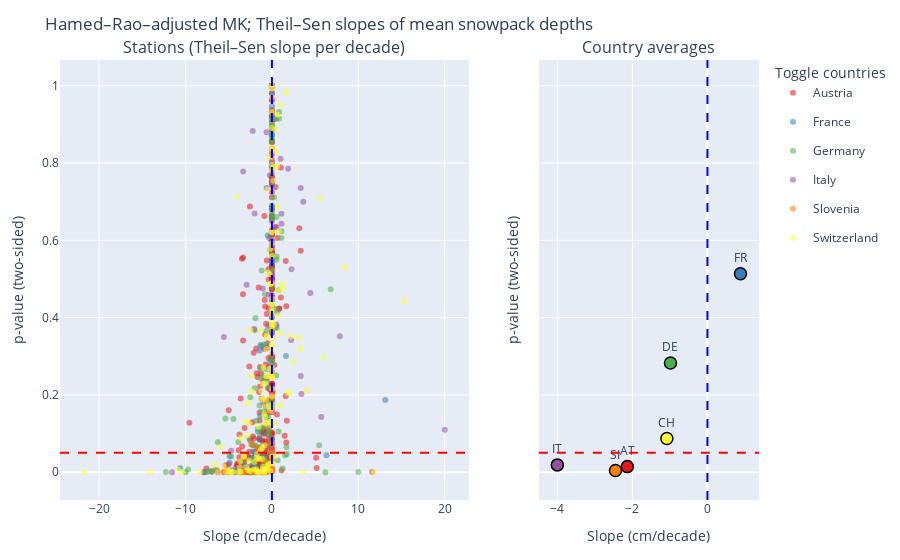

Source (notebook cell):
### Markdown cell above
#### Country-Year Mean Snowpack Series

This figure compares station-level and country-level trend results using the Mann–Kendall (MK) test with the Hamed–Rao autocorrelation adjustment and Theil–Sen slope estimates (cm/decade).

- Left Chart 
    - Stations: each point is a station’s Theil–Sen slope plotted against its two-sided MK p-value.

- Right panel
    - Countries: one point per country from MK applied to the country–year mean snowpack time series.

Guide lines: 
- The horizontal dashed red line marks the significance threshold (α = 0.05); points below it are statistically significant. 
- The vertical dashed blue line marks zero slope (left = declines; right = increases).

### Code cell
from Scripts.figures import country_trends_fig
country_fig = country_trends_fig(per_station,avg_country)
country_fig

### Figure 1 — Plotly figure (JSON) as saved in the notebook; plotly's stock layout.template omitted (floating-point values rounded to 4 significant figures; data arrays with more than 128 entries replaced by an {"elided": "..."} marker saying what was removed)
{"data": [{"hovertemplate": "<b>%{text}</b><br>Slope: %{x:.2f} cm/decade<br>p: %{y:.3f}<extra></extra>", "legendgroup": "Austria", "marker": {"color": "rgb(228,26,28)", "opacity": 0.55, "size": 6}, "mode": "markers", "name": "Austria", "showlegend": true, "text": {"elided": "321 str values"}, "type": "scatter", "x": {"elided": "321 float values"}, "xaxis": "x", "y": {"elided": "321 float values"}, "yaxis": "y"}, {"hovertemplate": "<b>%{text}</b><br>Avg slope: %{x:.2f} cm/decade<br>p: %{y:.3f}<extra></extra>", "legendgroup": "Austria", "marker": {"color": "rgb(228,26,28)", "line": {"color": "black", "width": 1.5}, "size": 12}, "mode": "markers+text", "name": "Austria", "showlegend": false, "text": ["AT"], "textposition": "top center", "type": "scatter", "x": [-2.133], "xaxis": "x2", "y": [0.0144], "yaxis": "y2"}, {"hovertemplate": "<b>%{text}</b><br>Slope: %{x:.2f} cm/decade<br>p: %{y:.3f}<extra></extra>", "legendgroup": "France", "marker": {"color": "rgb(55,126,184)", "opacity": 0.55, "size": 6}, "mode": "markers", "name": "France", "showlegend": true, "text": ["France", "France", "France", "France", "France", "France", "France", "France", "France", "France", "France", "France", "France", "France", "France", "France", "France", "France", "France", "France", "France", "France", "France", "France", "France", "France", "France", "France", "France", "France", "France", "France", "France", "France", "France", "France", "France", "France", "France", "France", "France", "France", "France", "France", "France", "France"], "type": "scatter", "x": [-1.176, -2.174, -0.4881, -1.429, -4.891, -1.176, -2.121, 0.0, -1.818, -2.917, 0.0, -2.308, -3.913, -2.941, -1.429, 0.0, 0.0, -3.229, -1.327, -7.896, 0.0, 1.623, -4.902, -3.125, -0.5263, -2.25, -4.0, 0.0, -4.167, 6.316, -10.62, -1.905, -1.5, -1.62, -0.1724, -2.124, 0.0, 0.0, -1.282, 13.12, -1.176, 0.0, -4.643, -2.0, -1.861, -1.348], "xaxis": "x", "y": [0.3264, 0.05415, 0.6124, 0.08468, 0.02459, 0.0351, 0.008093, 0.6569, 0.01464, 0.002897, 0.5383, 0.03705, 0.006021, 1.203e-05, 0.314, 0.9801, 0.5466, 0.01835, 0.329, 9.254e-06, 1.0, 0.3004, 0.04095, 0.01196, 0.1707, 0.01762, 0.001767, 0.9468, 1.635e-07, 0.04387, 0.01048, 0.04679, 0.0382, 0.106, 0.287, 0.03748, 0.4123, 0.597, 0.04456, 0.1865, 0.009979, 0.8903, 0.005593, 0.0164, 0.006215, 0.1462], "yaxis": "y"}, {"hovertemplate": "<b>%{text}</b><br>Avg slope: %{x:.2f} cm/decade<br>p: %{y:.3f}<extra></extra>", "legendgroup": "France", "marker": {"color": "rgb(55,126,184)", "line": {"color": "black", "width": 1.5}, "size": 12}, "mode": "markers+text", "name": "France", "showlegend": false, "text": ["FR"], "textposition": "top center", "type": "scatter", "x": [0.881], "xaxis": "x2", "y": [0.5135], "yaxis": "y2"}, {"hovertemplate": "<b>%{text}</b><br>Slope: %{x:.2f} cm/decade<br>p: %{y:.3f}<extra></extra>", "legendgroup": "Germany", "marker": {"color": "rgb(77,175,74)", "opacity": 0.55, "size": 6}, "mode": "markers", "name": "Germany", "showlegend": true, "text": {"elided": "159 str values"}, "type": "scatter", "x": {"elided": "159 float values"}, "xaxis": "x", "y": {"elided": "159 float values"}, "yaxis": "y"}, {"hovertemplate": "<b>%{text}</b><br>Avg slope: %{x:.2f} cm/decade<br>p: %{y:.3f}<extra></extra>", "legendgroup": "Germany", "marker": {"color": "rgb(77,175,74)", "line": {"color": "black", "width": 1.5}, "size": 12}, "mode": "markers+text", "name": "Germany", "showlegend": false, "text": ["DE"], "textposition": "top center", "type": "scatter", "x": [-0.9848], "xaxis": "x2", "y": [0.2827], "yaxis": "y2"}, {"hovertemplate": "<b>%{text}</b><br>Slope: %{x:.2f} cm/decade<br>p: %{y:.3f}<extra></extra>", "legendgroup": "Italy", "marker": {"color": "rgb(152,78,163)", "opacity": 0.55, "size": 6}, "mode": "markers", "name": "Italy", "showlegend": true, "text": ["Italy", "Italy", "Italy", "Italy", "Italy", "Italy", "Italy", "Italy", "Italy", "Italy", "Italy", "Italy", "Italy", "Italy", "Italy", "Italy", "Italy", "Italy", "Italy", "Italy", "Italy", "Italy", "Italy", "Italy", "Italy", "Italy", "Italy", "Italy", "Italy", "Italy", "Italy", "Italy", "Italy", "Italy", "Italy", "Italy", "Italy", "Italy", "Italy", "Italy", "Italy", "Italy", "Italy", "Italy", "Italy", "Italy", "Italy", "Italy", "Italy", "Italy", "Italy", "Italy", "Italy"], "type": "scatter", "x": [0.0, -0.2857, 5.718, -4.714, -0.9091, 0.0, -0.4265, -2.071, -11.55, -1.053, 0.0, -0.5882, 1.0, 0.0, -1.144, 1.111, 3.333, -1.484, 0.5405, 7.857, 2.222, -0.2941, 3.417, -4.167, 1.875, 0.0, -2.222, 0.0, -2.922, -1.053, 3.636, -0.2273, 20.0, 1.111, -5.556, -0.6111, 0.0, 0.0, -0.625, 0.5357, -3.333, 2.273, 0.0, 0.0, -0.9677, 3.333, 0.0, 4.444, 0.0, -0.3571, 0.0, 0.0, -2.004], "xaxis": "x", "y": [0.7958, 0.01558, 0.1425, 0.0553, 0.0465, 0.7996, 0.3778, 0.3703, 4.346e-05, 0.4755, 0.446, 0.3196, 0.8108, 0.2729, 0.0092, 0.6428, 0.7352, 0.009897, 0.6336, 0.3517, 0.3419, 0.6056, 0.2021, 0.01205, 0.7855, 0.4051, 0.8827, 0.8847, 0.485, 0.1826, 0.6999, 0.7686, 0.11, 0.6688, 0.3497, 0.7356, 0.7504, 0.5994, 0.8794, 0.3818, 0.7783, 0.5249, 0.04991, 0.04469, 0.09822, 0.2492, 1.0, 0.4637, 0.4238, 0.4592, 0.5117, 0.4468, 0.6693], "yaxis": "y"}, {"hovertemplate": "<b>%{text}</b><br>Avg slope: %{x:.2f} cm/decade<br>p: %{y:.3f}<extra></extra>", "legendgroup": "Italy", "marker": {"color": "rgb(152,78,163)", "line": {"color": "black", "width": 1.5}, "size": 12}, "mode": "markers+text", "name": "Italy", "showlegend": false, "text": ["IT"], "textposition": "top center", "type": "scatter", "x": [-4.0], "xaxis": "x2", "y": [0.01889], "yaxis": "y2"}, {"hovertemplate": "<b>%{text}</b><br>Slope: %{x:.2f} cm/decade<br>p: %{y:.3f}<extra></extra>", "legendgroup": "Slovenia", "marker": {"color": "rgb(255,127,0)", "opacity": 0.55, "size": 6}, "mode": "markers", "name": "Slovenia", "showlegend": true, "text": ["Slovenia", "Slovenia", "Slovenia", "Slovenia", "Slovenia", "Slovenia", "Slovenia", "Slovenia", "Slovenia", "Slovenia", "Slovenia", "Slovenia", "Slovenia", "Slovenia", "Slovenia", "Slovenia", "Slovenia", "Slovenia", "Slovenia", "Slovenia", "Slovenia", "Slovenia", "Slovenia", "Slovenia", "Slovenia", "Slovenia", "Slovenia", "Slovenia", "Slovenia", "Slovenia", "Slovenia", "Slovenia", "Slovenia", "Slovenia", "Slovenia", "Slovenia", "Slovenia", "Slovenia", "Slovenia", "Slovenia", "Slovenia", "Slovenia", "Slovenia", "Slovenia", "Slovenia", "Slovenia", "Slovenia", "Slovenia", "Slovenia", "Slovenia", "Slovenia", "Slovenia", "Slovenia"], "type": "scatter", "x": [0.0, -2.0, -1.565, -2.105, -2.308, -1.111, -3.26, 0.0, -1.667, -1.0, -2.0, 0.0, 0.0, -2.5, 0.0, -0.5556, -1.333, -1.613, -1.667, 0.0, 0.0, -0.9677, -0.5263, 0.0, -1.266, -2.593, -3.529, -0.5278, 0.0, 0.0, -5.161, -0.5714, 0.0, -1.569, -3.66, -0.4545, -1.852, -0.8333, 0.0, -1.818, -0.4921, -3.333, 0.0, -1.708, -2.082, -2.5, -2.703, 0.0, -0.6818, -0.6275, -0.6977, -0.7407, -3.617], "xaxis": "x", "y": [0.05309, 2.89e-08, 9.303e-06, 0.002893, 0.0727, 0.0002686, 9.612e-06, 0.02829, 0.004646, 1.209e-06, 0.001194, 0.001374, 0.0414, 2.223e-09, 0.07534, 0.002253, 1.058e-07, 0.000454, 9.636e-06, 0.04451, 0.07187, 0.001792, 0.1204, 0.3679, 1.848e-08, 0.000259, 6.388e-05, 0.006644, 1.0, 0.7764, 6.166e-09, 7.223e-06, 0.9289, 0.06219, 6.224e-08, 0.02322, 0.003326, 0.02946, 0.003203, 0.005058, 0.02221, 0.0003601, 0.1987, 0.001083, 0.001361, 0.001087, 1.196e-05, 0.0098, 9.596e-05, 0.0008223, 0.007181, 4.366e-05, 4.686e-06], "yaxis": "y"}, {"hovertemplate": "<b>%{text}</b><br>Avg slope: %{x:.2f} cm/decade<br>p: %{y:.3f}<extra></extra>", "legendgroup": "Slovenia", "marker": {"color": "rgb(255,127,0)", "line": {"color": "black", "width": 1.5}, "size": 12}, "mode": "markers+text", "name": "Slovenia", "showlegend": false, "text": ["SI"], "textposition": "top center", "type": "scatter", "x": [-2.45], "xaxis": "x2", "y": [0.004355], "yaxis": "y2"}, {"hovertemplate": "<b>%{text}</b><br>Slope: %{x:.2f} cm/decade<br>p: %{y:.3f}<extra></extra>", "legendgroup": "Switzerland", "marker": {"color": "rgb(255,255,51)", "opacity": 0.55, "size": 6}, "mode": "markers", "name": "Switzerland", "showlegend": true, "text": {"elided": "163 str values"}, "type": "scatter", "x": {"elided": "163 float values"}, "xaxis": "x", "y": {"elided": "163 float values"}, "yaxis": "y"}, {"hovertemplate": "<b>%{text}</b><br>Avg slope: %{x:.2f} cm/decade<br>p: %{y:.3f}<extra></extra>", "legendgroup": "Switzerland", "marker": {"color": "rgb(255,255,51)", "line": {"color": "black", "width": 1.5}, "size": 12}, "mode": "markers+text", "name": "Switzerland", "showlegend": false, "text": ["CH"], "textposition": "top center", "type": "scatter", "x": [-1.081], "xaxis": "x2", "y": [0.08702], "yaxis": "y2"}], "layout": {"annotations": [{"font": {"size": 16}, "showarrow": false, "text": "Stations (Theil–Sen slope per decade)", "x": 0.2925, "xanchor": "center", "xref": "paper", "y": 1, "yanchor": "bottom", "yref": "paper"}, {"font": {"size": 16}, "showarrow": false, "text": "Country averages", "x": 0.8425, "xanchor": "center", "xref": "paper", "y": 1, "yanchor": "bottom", "yref": "paper"}], "legend": {"groupclick": "togglegroup", "title": {"text": "Toggle countries"}}, "margin": {"b": 60, "l": 60, "r": 20, "t": 60}, "shapes": [{"line": {"color": "red", "dash": "dash"}, "type": "line", "x0": 0, "x1": 1, "xref": "x domain", "y0": 0.05, "y1": 0.05, "yref": "y"}, {"line": {"color": "blue", "dash": "dash"}, "type": "line", "x0": 0, "x1": 0, "xref": "x", "y0": 0, "y1": 1, "yref": "y domain"}, {"line": {"color": "red", "dash": "dash"}, "type": "line", "x0": 0, "x1": 1, "xref": "x2 domain", "y0": 0.05, "y1": 0.05, "yref": "y2"}, {"line": {"color": "blue", "dash": "dash"}, "type": "line", "x0": 0, "x1": 0, "xref": "x2", "y0": 0, "y1": 1, "yref": "y2 domain"}], "title": {"text": "Hamed–Rao–adjusted MK; Theil–Sen slopes of mean snowpack depths"}, "xaxis": {"anchor": "y", "domain": [0, 0.585], "title": {"text": "Slope (cm/decade)"}}, "xaxis2": {"anchor": "y2", "domain": [0.685, 1], "title": {"text": "Slope (cm/decade)"}}, "yaxis": {"anchor": "x", "domain": [0, 1], "title": {"text": "p-value (two-sided)"}}, "yaxis2": {"anchor": "x2", "domain": [0, 1], "matches": "y", "showticklabels": false, "title": {"text": "p-value (two-sided)"}}}}
